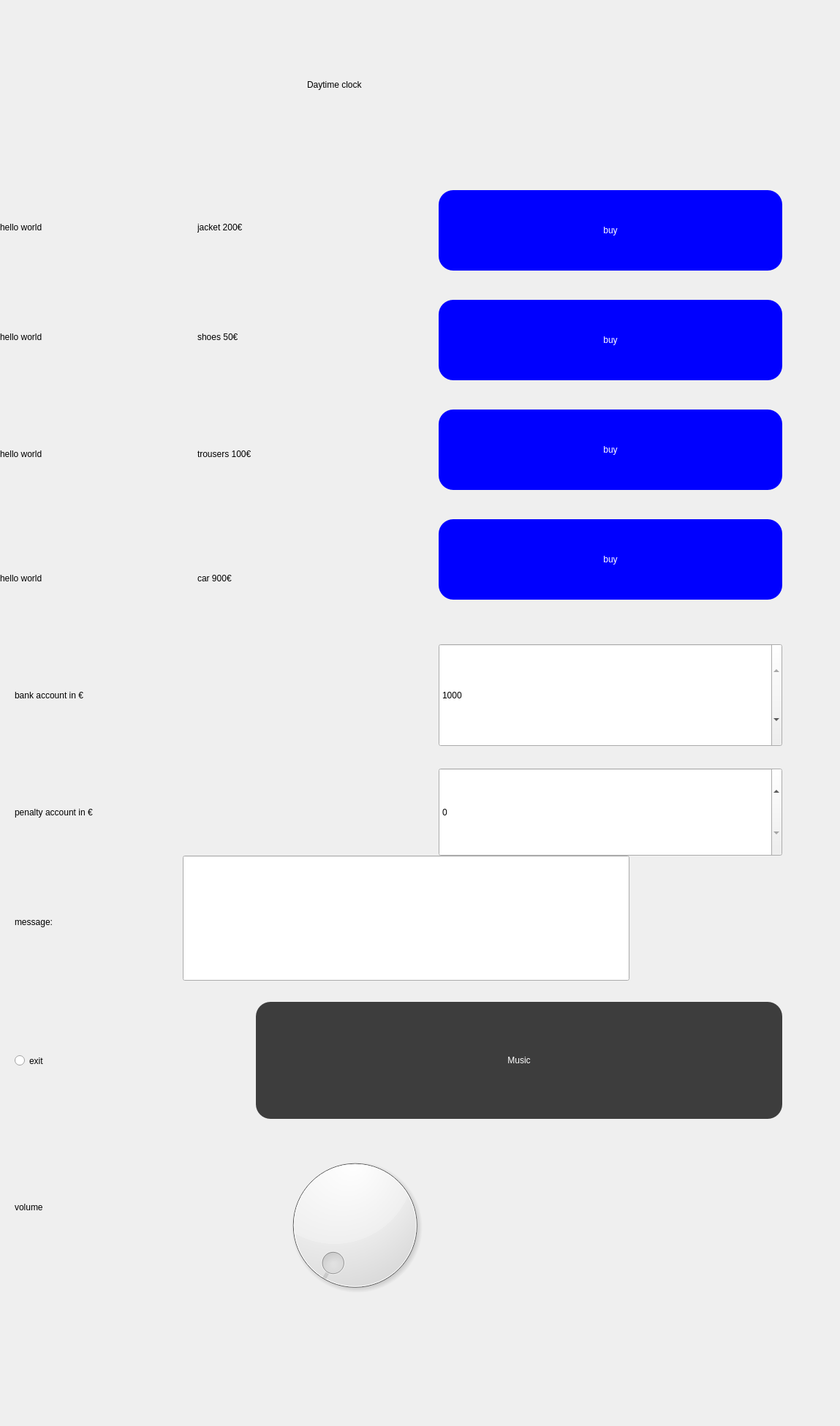
<?xml version="1.0" encoding="UTF-8"?>
<ui version="4.0">
 <class>MainWindow</class>
 <widget class="QMainWindow" name="MainWindow">
  <property name="enabled">
   <bool>true</bool>
  </property>
  <property name="geometry">
   <rect>
    <x>0</x>
    <y>0</y>
    <width>1149</width>
    <height>1950</height>
   </rect>
  </property>
  <property name="sizePolicy">
   <sizepolicy hsizetype="Maximum" vsizetype="Maximum">
    <horstretch>100</horstretch>
    <verstretch>100</verstretch>
   </sizepolicy>
  </property>
  <property name="minimumSize">
   <size>
    <width>626</width>
    <height>0</height>
   </size>
  </property>
  <property name="windowTitle">
   <string>MainWindow</string>
  </property>
  <property name="iconSize">
   <size>
    <width>60</width>
    <height>60</height>
   </size>
  </property>
  <widget class="QWidget" name="centralWidget">
   <property name="minimumSize">
    <size>
     <width>395</width>
     <height>0</height>
    </size>
   </property>
   <widget class="QLabel" name="jacketPic">
    <property name="geometry">
     <rect>
      <x>0</x>
      <y>230</y>
      <width>211</width>
      <height>161</height>
     </rect>
    </property>
    <property name="autoFillBackground">
     <bool>false</bool>
    </property>
    <property name="text">
     <string>hello world</string>
    </property>
    <property name="scaledContents">
     <bool>false</bool>
    </property>
   </widget>
   <widget class="QPushButton" name="buyJacket">
    <property name="geometry">
     <rect>
      <x>600</x>
      <y>260</y>
      <width>470</width>
      <height>110</height>
     </rect>
    </property>
    <property name="styleSheet">
     <string notr="true">QPushButton{
border-style:solid;
background-color:#0000FF;
color:#fff;
border-radius:20px;
}</string>
    </property>
    <property name="text">
     <string>buy</string>
    </property>
   </widget>
   <widget class="QSpinBox" name="bankAccount">
    <property name="geometry">
     <rect>
      <x>600</x>
      <y>880</y>
      <width>470</width>
      <height>141</height>
     </rect>
    </property>
    <property name="maximum">
     <number>1000</number>
    </property>
    <property name="value">
     <number>1000</number>
    </property>
   </widget>
   <widget class="QPushButton" name="buyShoes">
    <property name="geometry">
     <rect>
      <x>600</x>
      <y>410</y>
      <width>470</width>
      <height>110</height>
     </rect>
    </property>
    <property name="styleSheet">
     <string notr="true">QPushButton{
border-style:solid;
background-color:#0000FF;
color:#fff;
border-radius:20px;
}</string>
    </property>
    <property name="text">
     <string>buy</string>
    </property>
   </widget>
   <widget class="QPushButton" name="buyTrousers">
    <property name="geometry">
     <rect>
      <x>600</x>
      <y>560</y>
      <width>470</width>
      <height>110</height>
     </rect>
    </property>
    <property name="styleSheet">
     <string notr="true">QPushButton{
border-style:solid;
background-color:#0000FF;
color:#fff;
border-radius:20px;
}</string>
    </property>
    <property name="text">
     <string>buy</string>
    </property>
   </widget>
   <widget class="QPushButton" name="buyCar">
    <property name="geometry">
     <rect>
      <x>600</x>
      <y>710</y>
      <width>470</width>
      <height>110</height>
     </rect>
    </property>
    <property name="styleSheet">
     <string notr="true">QPushButton{
border-style:solid;
background-color:#0000FF;
color:#fff;
border-radius:20px;
}</string>
    </property>
    <property name="text">
     <string>buy</string>
    </property>
   </widget>
   <widget class="QLabel" name="jacketLabel">
    <property name="geometry">
     <rect>
      <x>270</x>
      <y>230</y>
      <width>211</width>
      <height>161</height>
     </rect>
    </property>
    <property name="autoFillBackground">
     <bool>false</bool>
    </property>
    <property name="text">
     <string>jacket 200€</string>
    </property>
    <property name="scaledContents">
     <bool>false</bool>
    </property>
   </widget>
   <widget class="QLabel" name="shoesPic">
    <property name="geometry">
     <rect>
      <x>0</x>
      <y>380</y>
      <width>211</width>
      <height>161</height>
     </rect>
    </property>
    <property name="autoFillBackground">
     <bool>false</bool>
    </property>
    <property name="text">
     <string>hello world</string>
    </property>
    <property name="scaledContents">
     <bool>false</bool>
    </property>
   </widget>
   <widget class="QLabel" name="trousersPic">
    <property name="geometry">
     <rect>
      <x>0</x>
      <y>540</y>
      <width>211</width>
      <height>161</height>
     </rect>
    </property>
    <property name="autoFillBackground">
     <bool>false</bool>
    </property>
    <property name="text">
     <string>hello world</string>
    </property>
    <property name="scaledContents">
     <bool>false</bool>
    </property>
   </widget>
   <widget class="QLabel" name="carPic">
    <property name="geometry">
     <rect>
      <x>0</x>
      <y>710</y>
      <width>211</width>
      <height>161</height>
     </rect>
    </property>
    <property name="autoFillBackground">
     <bool>false</bool>
    </property>
    <property name="text">
     <string>hello world</string>
    </property>
    <property name="scaledContents">
     <bool>false</bool>
    </property>
   </widget>
   <widget class="QLabel" name="jacketLabel_2">
    <property name="geometry">
     <rect>
      <x>270</x>
      <y>380</y>
      <width>211</width>
      <height>161</height>
     </rect>
    </property>
    <property name="autoFillBackground">
     <bool>false</bool>
    </property>
    <property name="text">
     <string>shoes 50€</string>
    </property>
    <property name="scaledContents">
     <bool>false</bool>
    </property>
   </widget>
   <widget class="QLabel" name="jacketLabel_3">
    <property name="geometry">
     <rect>
      <x>270</x>
      <y>540</y>
      <width>331</width>
      <height>161</height>
     </rect>
    </property>
    <property name="autoFillBackground">
     <bool>false</bool>
    </property>
    <property name="text">
     <string>trousers 100€</string>
    </property>
    <property name="scaledContents">
     <bool>false</bool>
    </property>
   </widget>
   <widget class="QLabel" name="jacketLabel_4">
    <property name="geometry">
     <rect>
      <x>270</x>
      <y>710</y>
      <width>211</width>
      <height>161</height>
     </rect>
    </property>
    <property name="autoFillBackground">
     <bool>false</bool>
    </property>
    <property name="text">
     <string>car 900€</string>
    </property>
    <property name="scaledContents">
     <bool>false</bool>
    </property>
   </widget>
   <widget class="QLabel" name="carPic_2">
    <property name="geometry">
     <rect>
      <x>20</x>
      <y>870</y>
      <width>471</width>
      <height>161</height>
     </rect>
    </property>
    <property name="autoFillBackground">
     <bool>false</bool>
    </property>
    <property name="text">
     <string>bank account in €</string>
    </property>
    <property name="scaledContents">
     <bool>false</bool>
    </property>
   </widget>
   <widget class="QLabel" name="label">
    <property name="geometry">
     <rect>
      <x>420</x>
      <y>50</y>
      <width>331</width>
      <height>131</height>
     </rect>
    </property>
    <property name="text">
     <string>Daytime clock</string>
    </property>
   </widget>
   <widget class="DigitalClock" name="clock" native="true">
    <property name="geometry">
     <rect>
      <x>0</x>
      <y>0</y>
      <width>371</width>
      <height>231</height>
     </rect>
    </property>
   </widget>
   <widget class="QSpinBox" name="penalty">
    <property name="geometry">
     <rect>
      <x>600</x>
      <y>1050</y>
      <width>470</width>
      <height>121</height>
     </rect>
    </property>
    <property name="maximum">
     <number>9000</number>
    </property>
   </widget>
   <widget class="QRadioButton" name="radioButton">
    <property name="geometry">
     <rect>
      <x>20</x>
      <y>1420</y>
      <width>241</width>
      <height>61</height>
     </rect>
    </property>
    <property name="text">
     <string>exit</string>
    </property>
   </widget>
   <widget class="QLabel" name="carPic_3">
    <property name="geometry">
     <rect>
      <x>20</x>
      <y>1030</y>
      <width>461</width>
      <height>161</height>
     </rect>
    </property>
    <property name="autoFillBackground">
     <bool>false</bool>
    </property>
    <property name="text">
     <string>penalty account in €</string>
    </property>
    <property name="scaledContents">
     <bool>false</bool>
    </property>
   </widget>
   <widget class="QLineEdit" name="message">
    <property name="geometry">
     <rect>
      <x>250</x>
      <y>1170</y>
      <width>611</width>
      <height>171</height>
     </rect>
    </property>
   </widget>
   <widget class="QLabel" name="carPic_4">
    <property name="geometry">
     <rect>
      <x>20</x>
      <y>1180</y>
      <width>221</width>
      <height>161</height>
     </rect>
    </property>
    <property name="autoFillBackground">
     <bool>false</bool>
    </property>
    <property name="text">
     <string>message:</string>
    </property>
    <property name="scaledContents">
     <bool>false</bool>
    </property>
   </widget>
   <widget class="QPushButton" name="musicButton">
    <property name="geometry">
     <rect>
      <x>350</x>
      <y>1370</y>
      <width>720</width>
      <height>160</height>
     </rect>
    </property>
    <property name="styleSheet">
     <string notr="true">QPushButton{
border-style:solid;
background-color:#3d3d3d;
color:#fff;
border-radius:20px;
}

QPushButton:Pressed{
border-color:#ffff00
}</string>
    </property>
    <property name="text">
     <string>Music</string>
    </property>
   </widget>
   <widget class="QLabel" name="carPic_5">
    <property name="geometry">
     <rect>
      <x>20</x>
      <y>1570</y>
      <width>221</width>
      <height>161</height>
     </rect>
    </property>
    <property name="autoFillBackground">
     <bool>false</bool>
    </property>
    <property name="text">
     <string>volume</string>
    </property>
    <property name="scaledContents">
     <bool>false</bool>
    </property>
   </widget>
   <widget class="QDial" name="dial">
    <property name="geometry">
     <rect>
      <x>350</x>
      <y>1570</y>
      <width>271</width>
      <height>211</height>
     </rect>
    </property>
   </widget>
   <zorder>buyJacket</zorder>
   <zorder>bankAccount</zorder>
   <zorder>buyShoes</zorder>
   <zorder>jacketPic</zorder>
   <zorder>buyTrousers</zorder>
   <zorder>buyCar</zorder>
   <zorder>jacketLabel</zorder>
   <zorder>shoesPic</zorder>
   <zorder>trousersPic</zorder>
   <zorder>carPic</zorder>
   <zorder>jacketLabel_2</zorder>
   <zorder>jacketLabel_3</zorder>
   <zorder>jacketLabel_4</zorder>
   <zorder>carPic_2</zorder>
   <zorder>label</zorder>
   <zorder>clock</zorder>
   <zorder>penalty</zorder>
   <zorder>radioButton</zorder>
   <zorder>carPic_3</zorder>
   <zorder>message</zorder>
   <zorder>carPic_4</zorder>
   <zorder>musicButton</zorder>
   <zorder>carPic_5</zorder>
   <zorder>dial</zorder>
  </widget>
 </widget>
 <layoutdefault spacing="6" margin="11"/>
 <customwidgets>
  <customwidget>
   <class>DigitalClock</class>
   <extends>QWidget</extends>
   <header location="global">digitalclock.h</header>
   <container>1</container>
  </customwidget>
 </customwidgets>
 <resources/>
 <connections>
  <connection>
   <sender>radioButton</sender>
   <signal>clicked()</signal>
   <receiver>MainWindow</receiver>
   <slot>close()</slot>
   <hints>
    <hint type="sourcelabel">
     <x>612</x>
     <y>1303</y>
    </hint>
    <hint type="destinationlabel">
     <x>608</x>
     <y>1335</y>
    </hint>
   </hints>
  </connection>
 </connections>
</ui>
